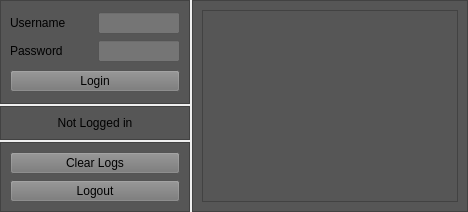
           <widget class="QWidget" name="MyVault">
            <layout class="QHBoxLayout" name="horizontalLayout_7">
             <property name="spacing">
              <number>2</number>
             </property>
             <property name="margin">
              <number>0</number>
             </property>
             <item>
              <layout class="QVBoxLayout" name="verticalLayout_13" stretch="5,1,3">
               <property name="spacing">
                <number>2</number>
               </property>
               <item>
                <widget class="QFrame" name="frame_8">
                 <property name="styleSheet">
                  <string notr="true">background-color: rgb(86, 86, 86)</string>
                 </property>
                 <property name="frameShape">
                  <enum>QFrame::StyledPanel</enum>
                 </property>
                 <property name="frameShadow">
                  <enum>QFrame::Raised</enum>
                 </property>
                 <layout class="QVBoxLayout" name="verticalLayout_14">
                  <item>
                   <layout class="QGridLayout" name="gridLayout" columnstretch="1,1" columnminimumwidth="1,0">
                    <item row="0" column="0">
                     <widget class="QLabel" name="label_2">
                      <property name="text">
                       <string>Username</string>
                      </property>
                     </widget>
                    </item>
                    <item row="2" column="0">
                     <widget class="QLabel" name="label">
                      <property name="text">
                       <string>Password</string>
                      </property>
                     </widget>
                    </item>
                    <item row="0" column="1">
                     <widget class="QLineEdit" name="username">
                      <property name="styleSheet">
                       <string notr="true">background-color: rgb(117, 117, 117);</string>
                      </property>
                     </widget>
                    </item>
                    <item row="2" column="1">
                     <widget class="QLineEdit" name="password">
                      <property name="styleSheet">
                       <string notr="true">background-color: rgb(117, 117, 117);</string>
                      </property>
                      <property name="echoMode">
                       <enum>QLineEdit::Password</enum>
                      </property>
                      <property name="cursorMoveStyle">
                       <enum>Qt::VisualMoveStyle</enum>
                      </property>
                     </widget>
                    </item>
                   </layout>
                  </item>
                  <item>
                   <widget class="QPushButton" name="loginbtn">
                    <property name="styleSheet">
                     <string notr="true">background-color: rgb(117, 117, 117);</string>
                    </property>
                    <property name="text">
                     <string>Login</string>
                    </property>
                   </widget>
                  </item>
                 </layout>
                </widget>
               </item>
               <item>
                <widget class="QFrame" name="frame_11">
                 <property name="styleSheet">
                  <string notr="true">background-color: rgb(86, 86, 86)</string>
                 </property>
                 <property name="frameShape">
                  <enum>QFrame::StyledPanel</enum>
                 </property>
                 <property name="frameShadow">
                  <enum>QFrame::Raised</enum>
                 </property>
                 <layout class="QHBoxLayout" name="horizontalLayout_11">
                  <item>
                   <widget class="QLabel" name="loggedstatus">
                    <property name="text">
                     <string>Not Logged in</string>
                    </property>
                    <property name="alignment">
                     <set>Qt::AlignCenter</set>
                    </property>
                   </widget>
                  </item>
                 </layout>
                </widget>
               </item>
               <item>
                <widget class="QFrame" name="frame_10">
                 <property name="styleSheet">
                  <string notr="true">background-color: rgb(86, 86, 86)</string>
                 </property>
                 <property name="frameShape">
                  <enum>QFrame::StyledPanel</enum>
                 </property>
                 <property name="frameShadow">
                  <enum>QFrame::Raised</enum>
                 </property>
                 <layout class="QVBoxLayout" name="verticalLayout_21">
                  <item>
                   <widget class="QPushButton" name="myvaultclearbtn">
                    <property name="styleSheet">
                     <string notr="true">background-color: rgb(117, 117, 117);</string>
                    </property>
                    <property name="text">
                     <string>Clear Logs</string>
                    </property>
                   </widget>
                  </item>
                  <item>
                   <widget class="QPushButton" name="logoutbtn">
                    <property name="styleSheet">
                     <string notr="true">background-color: rgb(117, 117, 117);</string>
                    </property>
                    <property name="text">
                     <string>Logout</string>
                    </property>
                   </widget>
                  </item>
                 </layout>
                </widget>
               </item>
              </layout>
             </item>
             <item>
              <widget class="QFrame" name="frame_9">
               <property name="styleSheet">
                <string notr="true">background-color: rgb(86, 86, 86)</string>
               </property>
               <property name="frameShape">
                <enum>QFrame::StyledPanel</enum>
               </property>
               <property name="frameShadow">
                <enum>QFrame::Raised</enum>
               </property>
               <layout class="QHBoxLayout" name="horizontalLayout_8">
                <item>
                 <widget class="QTextBrowser" name="myvaultconsole"/>
                </item>
               </layout>
              </widget>
             </item>
            </layout>
           </widget>
